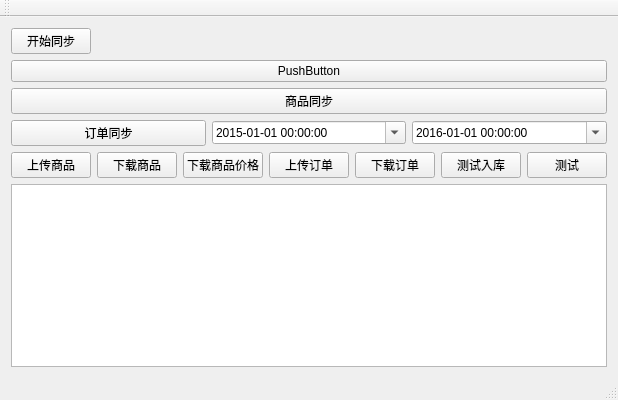
<?xml version="1.0" encoding="UTF-8"?>
<ui version="4.0">
 <class>MainWindow</class>
 <widget class="QMainWindow" name="MainWindow">
  <property name="geometry">
   <rect>
    <x>0</x>
    <y>0</y>
    <width>600</width>
    <height>400</height>
   </rect>
  </property>
  <property name="windowTitle">
   <string>MainWindow</string>
  </property>
  <widget class="QWidget" name="centralWidget">
   <layout class="QVBoxLayout" name="verticalLayout">
    <item>
     <layout class="QHBoxLayout" name="horizontalLayout_2">
      <item>
       <widget class="QPushButton" name="pbnStart">
        <property name="text">
         <string>开始同步</string>
        </property>
       </widget>
      </item>
      <item>
       <spacer name="horizontalSpacer">
        <property name="orientation">
         <enum>Qt::Horizontal</enum>
        </property>
        <property name="sizeHint" stdset="0">
         <size>
          <width>40</width>
          <height>20</height>
         </size>
        </property>
       </spacer>
      </item>
     </layout>
    </item>
    <item>
     <widget class="QPushButton" name="pushButton">
      <property name="text">
       <string>PushButton</string>
      </property>
     </widget>
    </item>
    <item>
     <widget class="QPushButton" name="pushButton_2">
      <property name="text">
       <string>商品同步</string>
      </property>
     </widget>
    </item>
    <item>
     <layout class="QHBoxLayout" name="horizontalLayout">
      <item>
       <widget class="QPushButton" name="pushButton_3">
        <property name="text">
         <string>订单同步</string>
        </property>
       </widget>
      </item>
      <item>
       <widget class="QDateTimeEdit" name="dateTimeEdit">
        <property name="dateTime">
         <datetime>
          <hour>0</hour>
          <minute>0</minute>
          <second>0</second>
          <year>2015</year>
          <month>1</month>
          <day>1</day>
         </datetime>
        </property>
        <property name="displayFormat">
         <string>yyyy-MM-dd hh:mm:ss</string>
        </property>
        <property name="calendarPopup">
         <bool>true</bool>
        </property>
       </widget>
      </item>
      <item>
       <widget class="QDateTimeEdit" name="dateTimeEdit_2">
        <property name="dateTime">
         <datetime>
          <hour>0</hour>
          <minute>0</minute>
          <second>0</second>
          <year>2016</year>
          <month>1</month>
          <day>1</day>
         </datetime>
        </property>
        <property name="displayFormat">
         <string>yyyy-MM-dd hh:mm:ss</string>
        </property>
        <property name="calendarPopup">
         <bool>true</bool>
        </property>
       </widget>
      </item>
     </layout>
    </item>
    <item>
     <layout class="QHBoxLayout" name="horizontalLayout_3">
      <item>
       <widget class="QPushButton" name="pushButton_6">
        <property name="text">
         <string>上传商品</string>
        </property>
       </widget>
      </item>
      <item>
       <widget class="QPushButton" name="btnDownloadProduct">
        <property name="text">
         <string>下载商品</string>
        </property>
       </widget>
      </item>
      <item>
       <widget class="QPushButton" name="btnDownloadProductPrice">
        <property name="text">
         <string>下载商品价格</string>
        </property>
       </widget>
      </item>
      <item>
       <widget class="QPushButton" name="pushButton_4">
        <property name="text">
         <string>上传订单</string>
        </property>
       </widget>
      </item>
      <item>
       <widget class="QPushButton" name="pushButton_7">
        <property name="text">
         <string>下载订单</string>
        </property>
       </widget>
      </item>
      <item>
       <widget class="QPushButton" name="pushButton_5">
        <property name="text">
         <string>测试入库</string>
        </property>
       </widget>
      </item>
      <item>
       <widget class="QPushButton" name="pushButton_8">
        <property name="text">
         <string>测试</string>
        </property>
       </widget>
      </item>
      <item>
       <spacer name="horizontalSpacer_2">
        <property name="orientation">
         <enum>Qt::Horizontal</enum>
        </property>
        <property name="sizeHint" stdset="0">
         <size>
          <width>40</width>
          <height>20</height>
         </size>
        </property>
       </spacer>
      </item>
     </layout>
    </item>
    <item>
     <widget class="QTextEdit" name="textEdit"/>
    </item>
   </layout>
  </widget>
  <widget class="QMenuBar" name="menuBar">
   <property name="geometry">
    <rect>
     <x>0</x>
     <y>0</y>
     <width>600</width>
     <height>23</height>
    </rect>
   </property>
  </widget>
  <widget class="QToolBar" name="mainToolBar">
   <attribute name="toolBarArea">
    <enum>TopToolBarArea</enum>
   </attribute>
   <attribute name="toolBarBreak">
    <bool>false</bool>
   </attribute>
  </widget>
  <widget class="QStatusBar" name="statusBar"/>
 </widget>
 <layoutdefault spacing="6" margin="11"/>
 <resources/>
 <connections/>
</ui>
